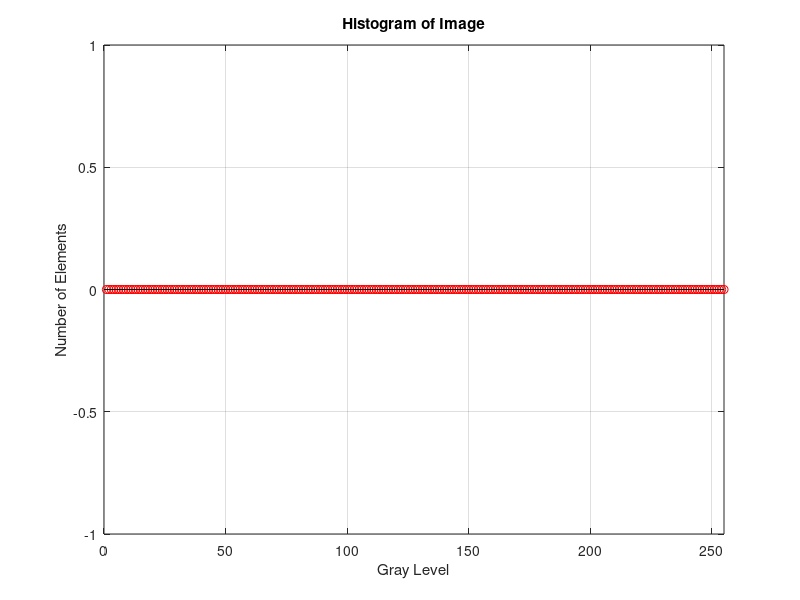
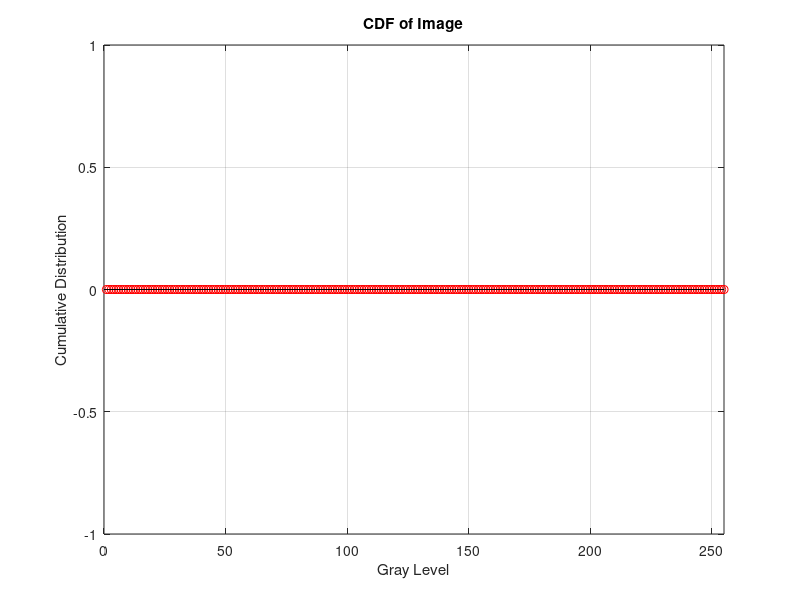

MATLAB code for these plots, in order: (Note: this script raises an error after producing the figures.)
a = input('Tuliskan Nama Anda =  ','s');
b = input('Tuliskan Nim Anda = ');
d = fix(b/1000000000);
d1 = mod(b,100);
n = d*100+d1;
for x = 1:n
c1 = fix(rand(5,5)*100);
c2 = fix(rand(5,5)*100);
c3 = fix(rand(5,5)*100);
end
R = c1
G = c2
B = c3
save(a,'b','R','G','B') 

%Nomor 2
[kolom, baris] = size(R);
hasil = zeros(kolom,baris);

for x = 1 : kolom
    for y = 1 : baris
        hasil(x,y) = R(x,y) * 0.4 + G(x,y) * 0.32 + B(x,y) * 0.28;
    end
end

%% Histogram array
myhist = zeros(256,1);
for k = 0:255
    myhist(k+1) = numel(find(I==k)); % number of elements where I has gray level equal to 'k'     
end
figure, stem(myhist,'r');
set(gca,'XLim',[0 255])
xlabel('Gray Level')
ylabel('Number of Elements')
title('Histogram of Image')
grid on
% End of Histogram array
% Calculate cdf
cdf = zeros(256,1);
cdf(1) = myhist(1);
for k = 2:256
    cdf(k) = cdf(k-1)+myhist(k);
end
figure, stem(cdf,'r');
set(gca,'XLim',[0 255])
xlabel('Gray Level')
ylabel('Cumulative Distribution')
title('CDF of Image')
grid on
% End of Calculate cdf

%% Find Equalized histogram array
J = I;
cumprob = cdf/(rows.*cols);
equalizedhist = floor((cumprob).*255);
 
for i = 1:rows
    for j = 1:cols
        for m = 0:255
            if (I(i,j)==m)
                J(i,j) = equalizedhist(m+1);
            end
        end
    end
end
 
figure, imshow(J);
title('Equalized Image')

%% Equalized Histogram array
myeqhist = zeros(256,1);
for k = 0:255
    myeqhist(k+1) = numel(find(J==k));
end
figure, stem(myeqhist,'r');
set(gca,'XLim',[0 255])
xlabel('Gray Level')
ylabel('Number of Elements')
title('Histogram of Equalized Image')
grid on
% End of Equalized Histogram array

h=[1 1 1;1 4 1;1 1 1];
[kolom, baris]=size(hasil);
z=zeros(kolom,baris);
[kolom_h , baris_h]=size(h);

for x = 1 : kolom
    for y=1:baris
        for k1=1:kolom_h
            for k2=1:baris_h
                aa=x-2+k1;
                bb=y-2+k2;

                if aa == 00 || bb==0 || aa==kolom+1 || bb==kolom+1
                   z(x,y)=z(x,y)+(h(k1,k2)*0);
                else
                   z(x,y)=z(x,y)+h(k1,k2)*hasil(aa,bb);
                end
            end
        end
    end
end